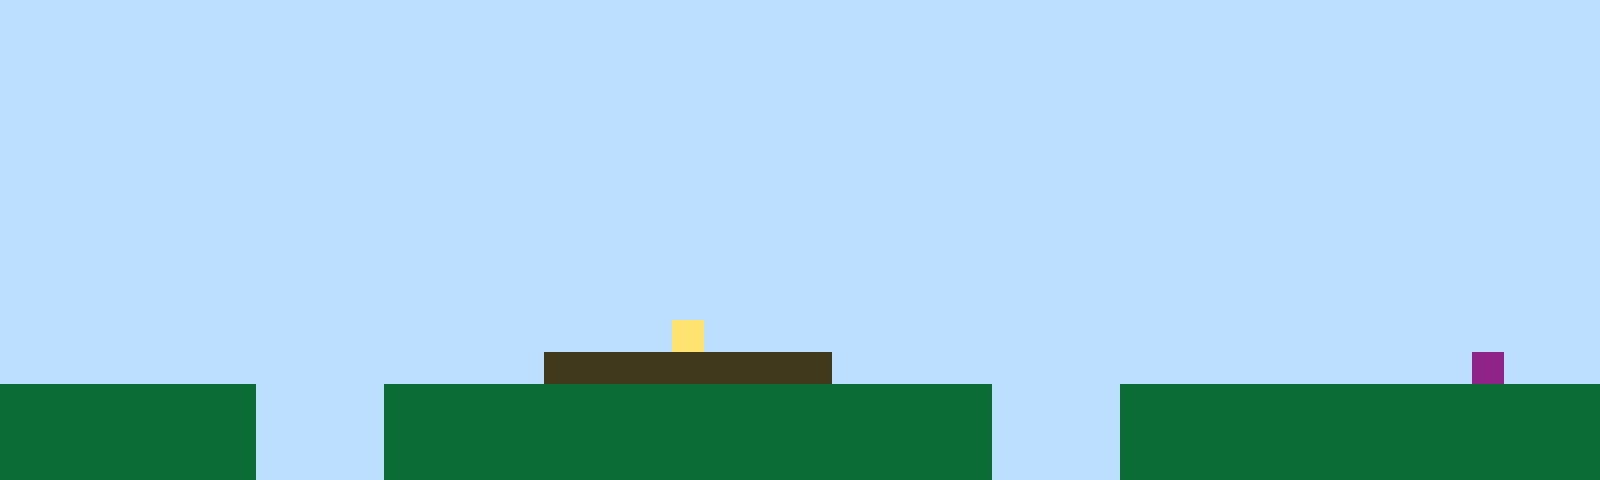

The image is a tile-based game level rendered from a .tmx file. Its description and complete source (layers, tilesets, objects, tile grids) follow:
An orthogonal 50x15 tile map with 32x32 px tiles, 1 tile layer (Tile Layer 1).

<map version="1.10" tiledversion="1.11.2" orientation="orthogonal" renderorder="right-up" width="50" height="15" tilewidth="32" tileheight="32" infinite="0" nextlayerid="2" nextobjectid="1"><editorsettings><export target="map1.csv" format="csv" /></editorsettings><tileset firstgid="1" name="sprites" tilewidth="32" tileheight="32" tilecount="6" columns="3"><image source="sprites.png" width="96" height="64" /></tileset><layer id="1" name="Tile Layer 1" width="50" height="15"><data encoding="csv">1,1,1,1,1,1,1,1,1,1,1,1,1,1,1,1,1,1,1,1,1,1,1,1,1,1,1,1,1,1,1,1,1,1,1,1,1,1,1,1,1,1,1,1,1,1,1,1,1,1,1,1,1,1,1,1,1,1,1,1,1,1,1,1,1,1,1,1,1,1,1,1,1,1,1,1,1,1,1,1,1,1,1,1,1,1,1,1,1,1,1,1,1,1,1,1,1,1,1,1,1,1,1,1,1,1,1,1,1,1,1,1,1,1,1,1,1,1,1,1,1,1,1,1,1,1,1,1,1,1,1,1,1,1,1,1,1,1,1,1,1,1,1,1,1,1,1,1,1,1,1,1,1,1,1,1,1,1,1,1,1,1,1,1,1,1,1,1,1,1,1,1,1,1,1,1,1,1,1,1,1,1,1,1,1,1,1,1,1,1,1,1,1,1,1,1,1,1,1,1,1,1,1,1,1,1,1,1,1,1,1,1,1,1,1,1,1,1,1,1,1,1,1,1,1,1,1,1,1,1,1,1,1,1,1,1,1,1,1,1,1,1,1,1,1,1,1,1,1,1,1,1,1,1,1,1,1,1,1,1,1,1,1,1,1,1,1,1,1,1,1,1,1,1,1,1,1,1,1,1,1,1,1,1,1,1,1,1,1,1,1,1,1,1,1,1,1,1,1,1,1,1,1,1,1,1,1,1,1,1,1,1,1,1,1,1,1,1,1,1,1,1,1,1,1,1,1,1,1,1,1,1,1,1,1,1,1,1,1,1,1,1,1,1,1,1,1,1,1,1,1,1,1,1,1,1,1,1,1,1,1,1,1,1,1,1,1,1,1,1,1,1,1,1,1,1,1,1,1,1,1,1,1,1,1,1,1,1,1,1,1,1,1,1,1,1,1,1,1,1,1,1,1,1,1,1,1,1,1,1,1,1,1,1,1,1,1,1,1,1,1,1,1,1,1,1,1,1,1,1,1,1,1,1,1,1,1,1,1,1,1,1,1,1,1,1,1,1,1,1,1,1,1,1,1,1,1,1,1,1,1,1,1,1,1,1,1,1,1,1,1,1,1,1,1,1,1,1,1,1,1,1,1,1,1,1,1,1,1,1,1,1,1,1,1,1,1,1,1,1,1,1,1,1,1,1,1,1,1,1,1,1,1,1,1,1,1,1,1,1,1,4,1,1,1,1,1,1,1,1,1,1,1,1,1,1,1,1,1,1,1,1,1,1,1,1,1,1,1,1,1,1,1,1,1,1,1,1,1,1,1,1,1,1,1,1,1,3,3,3,3,3,3,3,3,3,1,1,1,1,1,1,1,1,1,1,1,1,1,1,1,1,1,1,1,1,6,1,1,1,2,2,2,2,2,2,2,2,1,1,1,1,2,2,2,2,2,2,2,2,2,2,2,2,2,2,2,2,2,2,2,1,1,1,1,2,2,2,2,2,2,2,2,2,2,2,2,2,2,2,2,2,2,2,2,2,2,2,1,1,1,1,2,2,2,2,2,2,2,2,2,2,2,2,2,2,2,2,2,2,2,1,1,1,1,2,2,2,2,2,2,2,2,2,2,2,2,2,2,2,2,2,2,2,2,2,2,2,1,1,1,1,2,2,2,2,2,2,2,2,2,2,2,2,2,2,2,2,2,2,2,1,1,1,1,2,2,2,2,2,2,2,2,2,2,2,2,2,2,2</data></layer></map>
